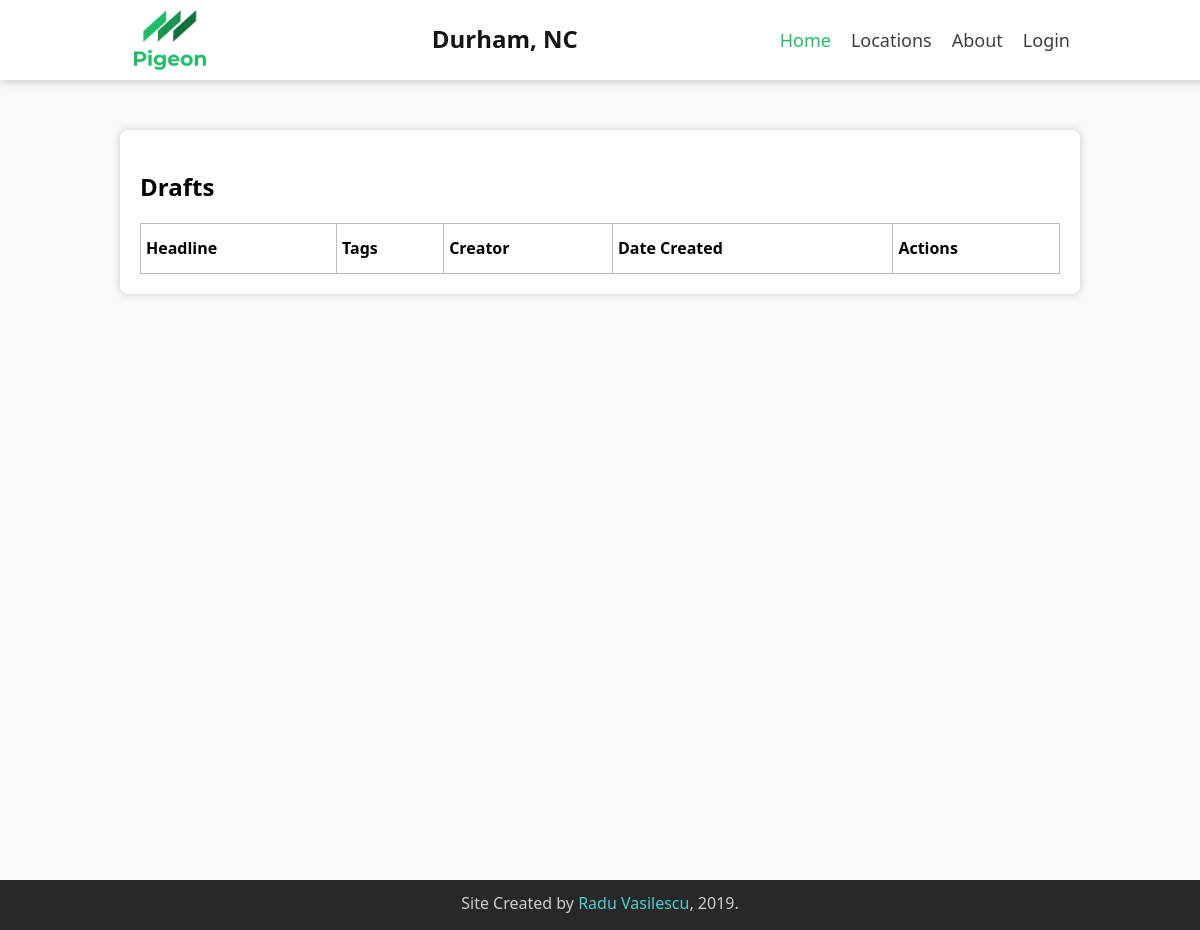
The page /drafts/ on the database as committed earlier.
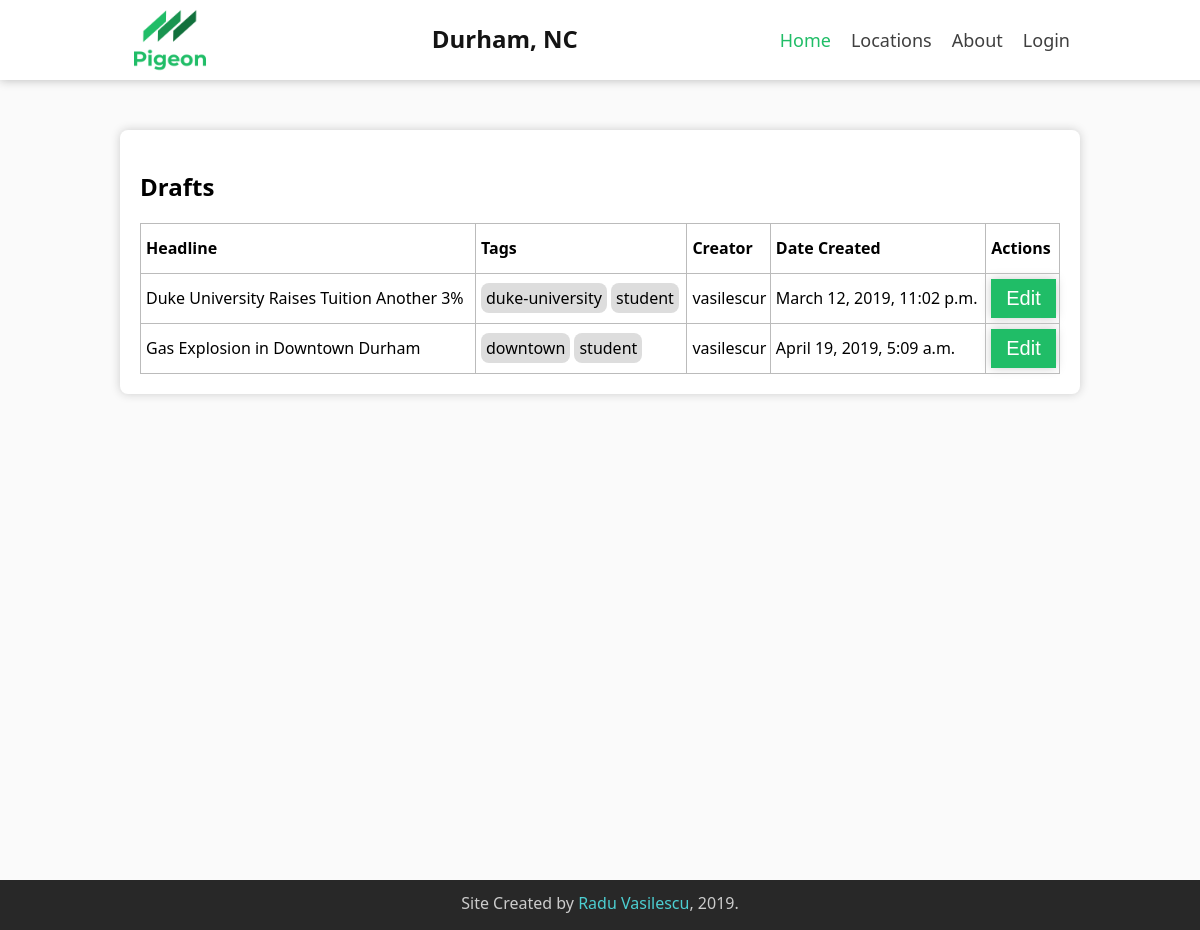
The same page on the database as committed later.
### app/models.py (models this page shows, shortened)
class Article(models.Model):
    is_published = models.BooleanField(default=False, null=False)
    is_draft = models.BooleanField(default=False, null=False)
    headline = models.CharField(max_length=500, blank=False)
    tags = models.ManyToManyField(Tag)
    text = models.TextField(blank=True, null=True, editable=True)
    feature_image = models.ImageField(upload_to=article_feature_img_path, null=True, blank=True)
    date_created = models.DateTimeField(default=timezone.now)
    creator = models.ForeignKey(User, null=True, on_delete=models.SET_NULL)    # Keep articles of deleted users!
    is_featured = models.BooleanField(default=False, null=False)
    class Meta:
        ordering = ('date_created',)

class Tag(models.Model):
    name = models.CharField(max_length=100, blank=False)
    date_created = models.DateTimeField(default=timezone.now)
    def __str__(self):
        return self.name
    class Meta:
        ordering = ('name',)

### app/views.py (the view)
# urls.py: path('drafts/', views.drafts, name='drafts'),
def drafts(request):
    if request.method == 'GET':
        drafts = Article.objects.filter(is_published = False, is_draft = True)
        return render(request, 'app/drafts.html', context = {
            'drafts': drafts,
            'user': request.user,
        })

### app/templates/app/drafts.html (shortened to what this page needs)
{% extends "base.html" %}
{% block content %}
<div class="drafts-wrapper">
    <div class="elev-card">
        <h2>Drafts</h2>
        <table id="drafts-table">
            <tr id="drafts-header">
                <td>Headline</td>
                <td>Tags</td>
                <td>Creator</td>
                <td>Date Created</td>
                <td>Actions</td>
            </tr>
            {% for draft in drafts %}
                <tr>
                    <td>{{ draft.headline }}</td>
                    <td>
                        {% for tag in draft.tags.all %}
                            <span class="tag-name">{{ tag }}</span>
                        {% endfor %}
                    </td>
                    <td>{{ draft.creator }}</td>
                    <td>{{ draft.date_created }}</td>
                    <td>
                        <button class="btn-primary" onclick="editArticle({{ draft.id }})">
                            Edit
                        </button>
                    </td>
                </tr>
            {% endfor %}
        </table>
    </div>
</div>
{% endblock %}

Rows that differ between the two databases and show on the page:
now on this page (row edited): Article: headline "Duke University Raises Tuition Another 3%", creator "vasilescur", date_created "March 12, 2019, 11:02 p.m."
added Tag: name "duke-university", shown under "Duke University Raises Tuition Another 3%"
added Tag: name "student"
added Article: headline "Gas Explosion in Downtown Durham", creator "vasilescur", date_created "April 19, 2019, 5:09 a.m."
added Tag: name "downtown", shown under "Gas Explosion in Downtown Durham"
